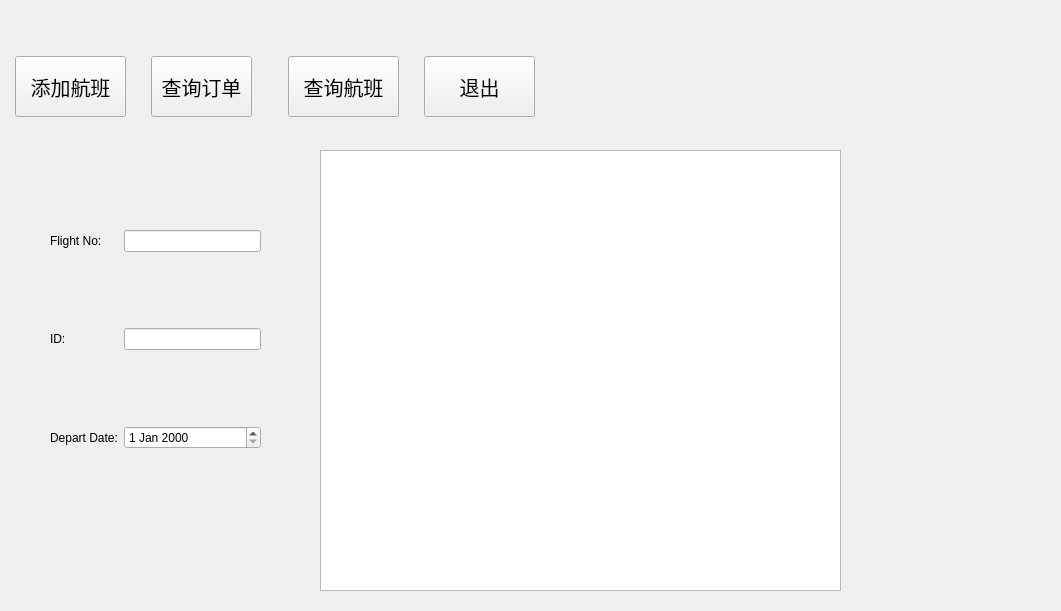
<?xml version="1.0" encoding="UTF-8"?>
<ui version="4.0">
 <class>Form</class>
 <widget class="QWidget" name="Form">
  <property name="geometry">
   <rect>
    <x>0</x>
    <y>0</y>
    <width>1061</width>
    <height>611</height>
   </rect>
  </property>
  <property name="windowTitle">
   <string>Form</string>
  </property>
  <widget class="QTableView" name="tableView">
   <property name="geometry">
    <rect>
     <x>320</x>
     <y>150</y>
     <width>521</width>
     <height>441</height>
    </rect>
   </property>
  </widget>
  <widget class="QPushButton" name="pushButton_3">
   <property name="geometry">
    <rect>
     <x>15</x>
     <y>56</y>
     <width>111</width>
     <height>61</height>
    </rect>
   </property>
   <property name="font">
    <font>
     <family>幼圆</family>
     <pointsize>15</pointsize>
    </font>
   </property>
   <property name="text">
    <string>添加航班</string>
   </property>
  </widget>
  <widget class="QPushButton" name="pushButton_4">
   <property name="geometry">
    <rect>
     <x>288</x>
     <y>56</y>
     <width>111</width>
     <height>61</height>
    </rect>
   </property>
   <property name="font">
    <font>
     <family>幼圆</family>
     <pointsize>15</pointsize>
    </font>
   </property>
   <property name="text">
    <string>查询航班</string>
   </property>
  </widget>
  <widget class="QPushButton" name="pushButton_5">
   <property name="geometry">
    <rect>
     <x>151</x>
     <y>56</y>
     <width>101</width>
     <height>61</height>
    </rect>
   </property>
   <property name="font">
    <font>
     <family>幼圆</family>
     <pointsize>15</pointsize>
    </font>
   </property>
   <property name="text">
    <string>查询订单</string>
   </property>
  </widget>
  <widget class="QPushButton" name="pushButton_6">
   <property name="geometry">
    <rect>
     <x>424</x>
     <y>56</y>
     <width>111</width>
     <height>61</height>
    </rect>
   </property>
   <property name="font">
    <font>
     <family>幼圆</family>
     <pointsize>15</pointsize>
    </font>
   </property>
   <property name="text">
    <string>退出</string>
   </property>
  </widget>
  <widget class="QWidget" name="layoutWidget">
   <property name="geometry">
    <rect>
     <x>50</x>
     <y>160</y>
     <width>211</width>
     <height>361</height>
    </rect>
   </property>
   <layout class="QGridLayout" name="gridLayout">
    <item row="0" column="0">
     <widget class="QLabel" name="label_7">
      <property name="text">
       <string>Flight No:</string>
      </property>
     </widget>
    </item>
    <item row="0" column="1">
     <widget class="QLineEdit" name="lineEdit">
      <property name="text">
       <string/>
      </property>
     </widget>
    </item>
    <item row="1" column="0">
     <widget class="QLabel" name="label_8">
      <property name="text">
       <string>ID:</string>
      </property>
     </widget>
    </item>
    <item row="1" column="1">
     <widget class="QLineEdit" name="lineEdit_2">
      <property name="text">
       <string/>
      </property>
     </widget>
    </item>
    <item row="2" column="0">
     <widget class="QLabel" name="label_14">
      <property name="text">
       <string>Depart Date:</string>
      </property>
     </widget>
    </item>
    <item row="2" column="1">
     <widget class="QDateEdit" name="dateEdit"/>
    </item>
   </layout>
  </widget>
 </widget>
 <resources/>
 <connections/>
</ui>
